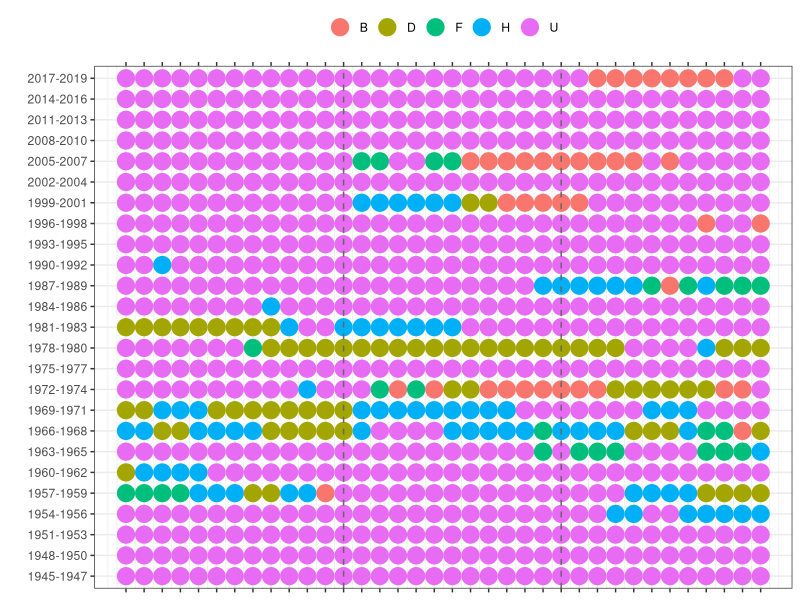

Source code (R):

install.packages("ggplot2")
library(ggplot2); library("readxl"); dm=read_excel("1945ms.xlsx")

x=rep(c(1:36), 25)
y=c(rep(c(1:25), each=36))
s=dm$ms
    
newd=data.frame(x, y, s)
# y=as.numeric(c(dm$ns, rep(c("NA"), t)))


# baseline graph
z=c("1945-1947", "1948-1950", "1951-1953", "1954-1956", "1957-1959", "1960-1962", 
    "1963-1965", "1966-1968", "1969-1971", "1972-1974", "1975-1977", "1978-1980",
    "1981-1983", "1984-1986", "1987-1989", "1990-1992", "1993-1995", "1996-1998",
    "1999-2001" ,"2002-2004", "2005-2007", "2008-2010", "2011-2013", "2014-2016",
    "2017-2019")

w=sort(z, decreasing = T)
#xax=paste(rep(c(1:12),3), "m",sep = "")
#c("J","F", "M","A","M","J","J","A","S","O","N", "D",)
#xax=rep(c("J","F", "M","A","M","J","J","A","S","O","N", "D"),3)

theme_set(theme_bw())  


ggplot(newd, aes(x, y))  + geom_point(aes(col=s), size=5.5) + 
  scale_y_discrete(limits=z) + labs(x="", y="")+
  geom_vline(xintercept =13, size = 0.5, color = "grey40", linetype = "dashed") +
  geom_vline(xintercept =25, size = 0.5, color = "grey40", linetype = "dashed") +
  theme(legend.title = element_blank(), legend.position = "top", legend.direction = "horizontal") +
  scale_x_continuous(breaks=seq(1,36,1), sec.axis=dup_axis())  +
  theme(axis.title.x=element_blank(), axis.text.x=element_blank()) 

  